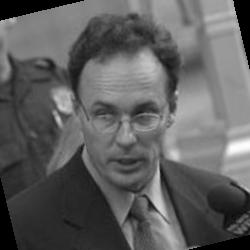
%> input picture lfw2/lfw2/William_Hochul/William_Hochul_0001.jpg, 250 x 250 px
$ octave test.m   (GNU Octave 9; MATLAB toolbox functions it lacks are replaced by stand-ins)
%> lines starting %> are read from the running program, lines starting %| are printed output that depends on the picture
A=[];
T=imread("~/Octave/Proj-2/lfw2/lfw2/William_Hochul/William_Hochul_0001.jpg");
%> T is the input picture: size 250x250 uint8; min 0, max 254, mean 95.2
T=reshape(T,prod(size(T)),1);
A(:,size(A,2)+1)=T;
T=imread("~/Octave/Proj-2/lfw2/lfw2/William_Hochul/William_Hochul_0002.jpg");
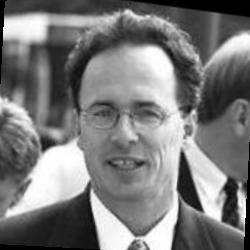
%> input picture lfw2/lfw2/William_Hochul/William_Hochul_0002.jpg, 250 x 250 px
%> T is the input picture: size 250x250 uint8; min 0, max 255, mean 122.4
T=reshape(T,prod(size(T)),1);
A(:,size(A,2)+1)=T;
T=imread("~/Octave/Proj-2/lfw2/lfw2/Xiang_Xu/Xiang_Xu_0001.jpg");
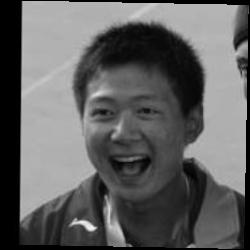
%> input picture lfw2/lfw2/Xiang_Xu/Xiang_Xu_0001.jpg, 250 x 250 px
%> T is the input picture: size 250x250 uint8; min 0, max 244, mean 97.4
T=reshape(T,prod(size(T)),1);
A(:,size(A,2)+1)=T;
T=imread("~/Octave/Proj-2/lfw2/lfw2/William_Harrison/William_Harrison_0001.jpg");
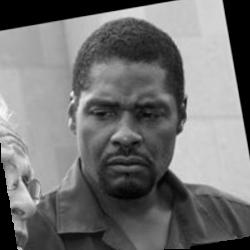
%> input picture lfw2/lfw2/William_Harrison/William_Harrison_0001.jpg, 250 x 250 px
%> T is the input picture: size 250x250 uint8; min 0, max 251, mean 114.5
T=reshape(T,prod(size(T)),1);
A(:,size(A,2)+1)=T;
T=imread("~/Octave/Proj-2/lfw2/lfw2/Vivica_Fox/Vivica_Fox_0001.jpg");
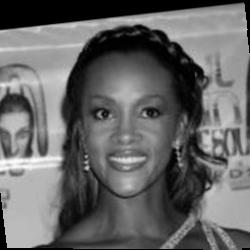
%> input picture lfw2/lfw2/Vivica_Fox/Vivica_Fox_0001.jpg, 250 x 250 px
%> T is the input picture: size 250x250 uint8; min 0, max 255, mean 102.5
T=reshape(T,prod(size(T)),1);
A(:,size(A,2)+1)=T;
T=imread("~/Octave/Proj-2/lfw2/lfw2/Vivica_Fox/Vivica_Fox_0002.jpg");
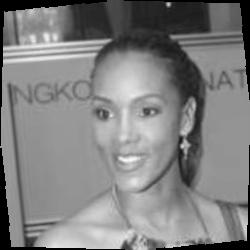
%> input picture lfw2/lfw2/Vivica_Fox/Vivica_Fox_0002.jpg, 250 x 250 px
%> T is the input picture: size 250x250 uint8; min 0, max 250, mean 128.2
T=reshape(T,prod(size(T)),1);
A(:,size(A,2)+1)=T;
%> (the run ends here)
